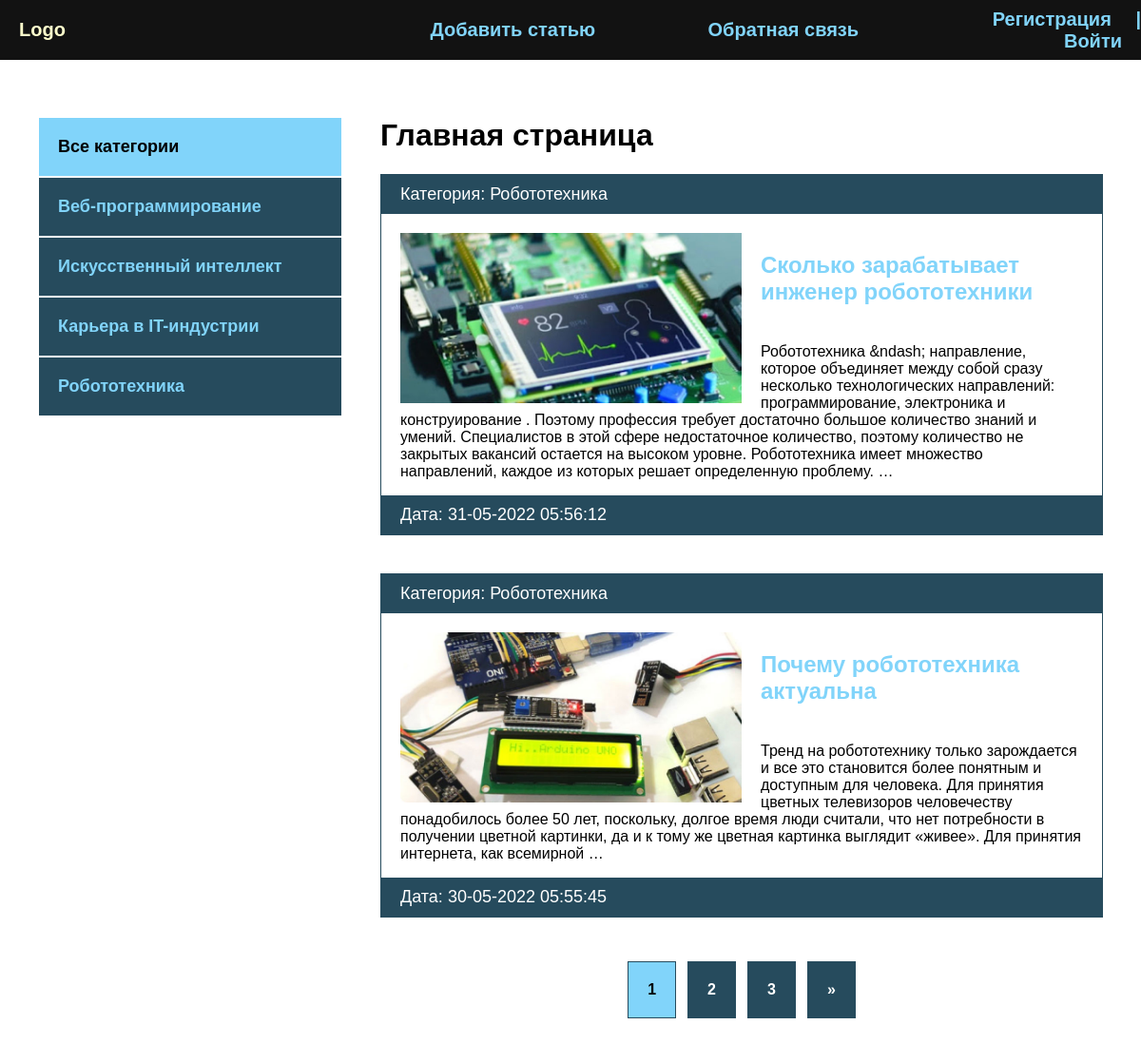
The page / on the database its author committed.
### blog/models.py (models this page shows, shortened)
class Category(models.Model):
    name = models.CharField(max_length=100, db_index=True, verbose_name='Категория')
    slug = models.SlugField(max_length=100, unique=True, db_index=True, verbose_name='URL')
    def get_absolute_url(self):
        return reverse('category', kwargs={'cat_slug': self.slug})
    def __str__(self):
        return self.name
    class Meta:
        verbose_name = 'Категория'
        verbose_name_plural = 'Категории'

class Blog(models.Model):
    title = models.CharField(max_length=255, verbose_name='Название')
    slug = models.SlugField(max_length=255, unique=True, db_index=True, verbose_name='URL')
    content = models.TextField(blank=True, verbose_name='Контент')
    photo = models.ImageField(upload_to='photos/%Y/%m/d', blank=True, verbose_name='Фото')
    time_created = models.DateTimeField(auto_now_add=True, verbose_name='Дата публикации')
    time_update = models.DateTimeField(auto_now=True, verbose_name='Дата обновления')
    is_published = models.BooleanField(default=True, verbose_name='Опубликовано')
    cat = models.ForeignKey('Category', on_delete=models.PROTECT, verbose_name='Категория')
    def get_absolute_url(self):
        return reverse('post', kwargs={'post_slug': self.slug})
    class Meta:
        verbose_name = 'Новость'
        verbose_name_plural = 'Новости'
        ordering = ['-time_created']

### blog/views.py (the view)
# urls.py: path('', BlogHome.as_view(), name='index'),
class BlogHome(DataMixin, ListView):
    model = Blog
    template_name = 'blog/index.html'
    context_object_name = 'posts'
    def get_context_data(self, *, object_list=None, **kwargs):
        context = super().get_context_data(**kwargs)
        c_def = self.get_user_context(title='Главная страница')
        return dict(list(context.items()) + list(c_def.items()))
    def get_queryset(self):
        return Blog.objects.filter(is_published=True).select_related('cat')

### blog/utils.py (called while the page is built)
    def get_user_context(self, **kwargs):
        context = kwargs
        cats = Category.objects.annotate(Count('blog'))
        user_menu = menu.copy()
        if not self.request.user.is_authenticated:
            user_menu.pop(0)
        context['menu'] = menu
        context['cats'] = cats
        if 'cat_selected' not in context:
            context['cat_selected'] = 0
        return context

### blog/templates/blog/index.html
{% extends 'blog/base.html' %}
{% block content %}
{% load static %}
<h1>{{ title }}</h1>
<ul>
    {% for p in posts %}
    <li>
        <p class="first">Категория: {{ p.cat }}</p>
        <div class="text">
            {% if p.photo %}
                <img class="image" src="{{ p.photo.url }}" alt="">
            {% else %}
            <img src="{% static 'blog/default.jpg' %}" alt="" class="image">
            {% endif %}
            <h2><a href="{{ p.get_absolute_url }}">{{ p.title }}</a></h2>
            <p>{{ p.content|striptags|truncatewords:50 }}</p>
        </div>
        <p class="date">Дата: {{ p.time_update|date:"d-m-Y H:i:s" }}</p>
    </li>
    {% endfor %}
</ul>
{% endblock %}

### blog/templates/blog/base.html (shortened to what this page needs)
{% load static %}
{% load blog_tags %}
<!DOCTYPE html>
<html lang="en">
<head>
    <link rel="stylesheet" href="{% static 'css/style.css' %}">
</head>
<body>
    <div class="header">
        <div class="wrap">
            <ul class="mainmenu">
                <li class="logo"><a href="{% url 'index' %}">Logo</a></li>
                {% for m in menu %}
                <li class="last"><a href="{% url m.url_name %}">{{ m.title }}</a></li>
                {% endfor %}
                    {% if request.user.is_authenticated %}
                    <li class="last">{{ user.username }} |<a href="{% url 'logout' %}">Выйти</a></li>
                    {% else %}
                    <li class="last">
                        <a href="{% url 'register' %}">Регистрация</a> |
                        <a href="{% url 'login' %}">Войти</a>
                    </li>
                    {% endif %}
            </ul>
        </div>
    </div>
   <div class="content">
        <div class="wrap">
            <div class="sidebar">
                <ul>
                    {% if cat_selected == 0 %}
                    <li class="selected">Все категории</li>
                    {% else %}
                    <li><a href="{% url 'index' %}">Все категории</a></li>
                    {% endif %}
                    {% for c in cats %}
                        {% if c.blog__count > 0 %}
                            {% if c.pk == cat_selected %}
                                <li class="selected">{{ c.name }}</li>
                            {% else %}
                                <li><a href="{{ c.get_absolute_url }}">{{ c.name }}</a></li>
                            {% endif %}
                        {% endif %}
                    {% endfor %}
                </ul>
            </div>
            <div class="main">
            {% block content %}
            {% endblock %}
            {% if page_obj.has_other_pages %}
            <div>
                <ul class="list-pages">
                {% for p in paginator.page_range %}
                    {% if page_obj.number == p %}
                        <li class="page-num page-num-selected">{{ p }}</li>
                    {% elif p >= page_obj.number|add:-2 and p <= page_obj.number|add:2 %}
                        <li class="page-num">
                            <a href="?page={{ p }}">{{ p }}</a>
                        </li>
                    {% endif %}
                {% endfor %}
                    {% if page_obj.has_next %}
                    <li class="page-num">
                        <a href="?page={{ page_obj.next_page_number }}">&raquo;</a>
                    </li>
                {% endif %}
                </ul>
            </div>
            {% endif %}
        </div>
    </div>
</body>
</html>

### blog/static/css/style.css (style rules this page uses)
body { padding: 0; margin: 0; background: #264b5d; font-family: Verdana, Geneva, Tahoma, sans-serif; }
.wrap { max-width: 1200px; margin: 0 auto; }
.content .wrap { background: #FFF; padding: 40px; box-sizing: border-box; display: flex; }
ul { list-style: none; margin: 0; padding: 0; }
a { color: #81d4fa; text-decoration: none; padding: 20px; display: block; }
.mainmenu { display: flex; align-items: center; font-size: 20px; font-weight: bold; justify-content: space-between; }
.header { background: #121212; }
.logo { flex-basis: 40%; }
.last { flex-basis: 30%; text-align: right; color: #81d4fa; }
.sidebar ul { width: 320px; margin-right: 40px; margin-top: 20px; }
.sidebar a { padding: 20px; display: block; border: 1px solid #FFF; background: #264b5d; font-weight: bold; font-size: 18px; }
.selected { font-size: 18px; padding: 20px; border: 1px solid #FFF; font-weight: bold; background: #81d4fa; }
.main li { border: 1px solid #264b5d; margin-bottom: 40px; }
.first, .date { padding: 10px 20px; background: #264b5d; font-size: 18px; color: #FFF; margin: 0; }
.image { float: left; margin-right: 20px; max-width: 50%; }
.text { padding: 20px 20px 0; }
.text h2 { margin-top: 0; }
.text a { padding-left: 0; }
.list-pages { display: flex; justify-content: center; }
.list-pages .page-num-selected { background: #81d4fa; padding: 20px; }
.list-pages a { background: #264b5d; padding: 20px; display: block; color: #FFF; }
.page-num { margin: 6px; font-weight: bold; }
.last a { display: inline; }

### rows shown on the page
Category: name "Веб-программирование"
Category: name "Искусственный интеллект"
Category: name "Карьера в IT-индустрии"
Category: name "Робототехника"
Blog: cat "Робототехника", photo (picture), title "Сколько зарабатывает инженер робототехники", content "Робототехника &ndash; направление, которое объединяет между собой сразу несколько технологических направлений: программирование, электроника и конструирование . Поэтому профессия требует достаточно большое количество знаний и умений. Специалистов в этой сфере недостаточное количество, поэтому количество не закрытых вакансий остается на высоком уровне. Робототехника имеет множество направлений, каждое из которых решает определенную проблему. …", time_update "31-05-2022 05:56:12"
Blog: cat "Робототехника", photo (picture), title "Почему робототехника актуальна", content "Тренд на робототехнику только зарождается и все это становится более понятным и доступным для человека. Для принятия цветных телевизоров человечеству понадобилось более 50 лет, поскольку, долгое время люди считали, что нет потребности в получении цветной картинки, да и к тому же цветная картинка выглядит «живее». Для принятия интернета, как всемирной …", time_update "30-05-2022 05:55:45"

### other values the page prints
{{ m.title }} "Добавить статью" "Обратная связь"
{{ title }} "Главная страница"
{{ p }} "1"
{{ p }} "2" "3"
